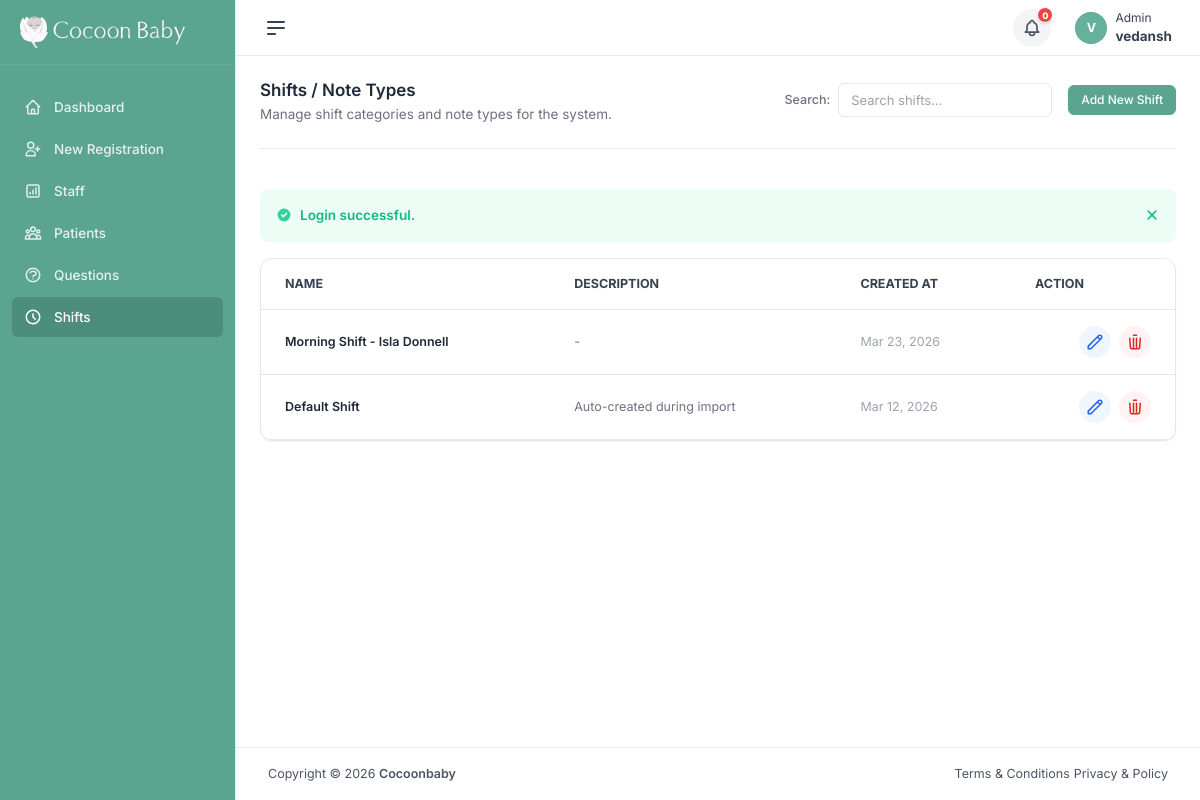
/shifts.php (signed in), run on the app's committed database.
### tables this page shows
CREATE TABLE `users` (
  `id` int(11) NOT NULL AUTO_INCREMENT,
  `username` varchar(100) NOT NULL,
  `email` varchar(150) NOT NULL,
  `phone` varchar(20) DEFAULT NULL,
  `profile_url` varchar(255) DEFAULT NULL,
  `password` char(32) NOT NULL,
  `reset_token` varchar(64) DEFAULT NULL,
  `token_expiry` datetime DEFAULT NULL,
  `role` enum('admin','staff','patient') DEFAULT 'patient',
  `shift_id` int(11) DEFAULT NULL,
  `status` enum('active','inactive','pending') NOT NULL DEFAULT 'pending',
  `created_at` timestamp NOT NULL DEFAULT current_timestamp(),
  `updated_at` timestamp NULL DEFAULT NULL,
  PRIMARY KEY (`id`),
  UNIQUE KEY `email` (`email`),
  KEY `fk_user_shift` (`shift_id`),
  CONSTRAINT `fk_user_shift` FOREIGN KEY (`shift_id`) REFERENCES `note_types` (`id`) ON DELETE SET NULL
);

CREATE TABLE `note_types` (
  `id` int(11) NOT NULL AUTO_INCREMENT,
  `name` varchar(100) NOT NULL,
  `description` text DEFAULT NULL,
  `created_at` timestamp NOT NULL DEFAULT current_timestamp(),
  PRIMARY KEY (`id`)
);

### controllers/ShiftController.php (called while the page is built, shortened)
<?php
class ShiftController {
    private $pdo;
    public function __construct($pdo) {
        $this->pdo = $pdo;
    }
    public function getAllShifts($page = 1, $perPage = 10, $search = '') {
        try {
            $offset = ($page - 1) * $perPage;
            $searchCondition = '';
            $query = "SELECT COUNT(*) FROM note_types $searchCondition";
            $stmt = $this->pdo->prepare($query);
            $stmt->execute();
            $total = $stmt->fetchColumn();
            $query = "SELECT id, name, description, created_at FROM note_types $searchCondition ORDER BY id DESC LIMIT :offset, :perPage";
            $stmt = $this->pdo->prepare($query);
            $stmt->bindValue(':offset', (int)$offset, PDO::PARAM_INT);
            $stmt->bindValue(':perPage', (int)$perPage, PDO::PARAM_INT);
            $stmt->execute();
            $shifts = $stmt->fetchAll(PDO::FETCH_ASSOC);
            return [
                'shifts' => $shifts ?: [],
                'total' => $total,
                'currentPage' => $page
            ];
        } catch (PDOException $e) {
            return ['errors' => [$e->getMessage()]];
        }
    }
}

### shifts.php (the view, shortened to what this page needs)
<?php
require_once './config/database.php';
require_once './controllers/ShiftController.php';
$controller = new ShiftController($pdo);
$page = isset($_POST['page']) && is_numeric($_POST['page']) && $_POST['page'] > 0
    ? (int)$_POST['page']
    : (isset($_GET['page']) && is_numeric($_GET['page']) && $_GET['page'] > 0
        ? (int)$_GET['page']
        : 1);
$search = isset($_POST['search']) ? trim($_POST['search']) : (isset($_GET['search']) ? trim($_GET['search']) : '');
$perPage = 10;
$result = $controller->getAllShifts($page, $perPage, $search);
if (isset($result['errors'])) {
    $_SESSION['message'] = implode(', ', $result['errors']);
    $_SESSION['message_type'] = "error";
    $shifts = [];
    $totalShifts = 0;
    $currentPage = 1;
} else {
    $shifts = $result['shifts'];
}
include './views/layouts/head.php';
include './views/layouts/alert.php';
?>
<div id="root">
    <div class="app-layout-modern flex flex-auto flex-col">
        <div class="flex flex-auto min-w-0">
            <?php include './views/layouts/sidebar.php'; ?>
            <div class="flex flex-col flex-auto min-h-screen min-w-0 relative w-full bg-white border-l border-gray-200">
                <?php include './views/layouts/header.php'; ?>
                <div class="h-full flex flex-auto flex-col justify-between">
                    <main class="h-full">
                        <div class="page-container relative h-full flex flex-auto flex-col px-4 sm:px-6 md:px-8 py-4 sm:py-6">
                            <div class="container mx-auto">
                                <div class="mb-10 flex flex-col sm:flex-row justify-between items-start sm:items-center gap-6 border-b pb-6">
                                    <div>
                                        <h3 class="text-xl font-bold text-gray-800">Shifts / Note Types</h3>
                                        <p class="text-gray-500 text-[12px]">Manage shift categories and note types for the system.</p>
                                    </div>
                                    <div class="flex items-center gap-4">
                                        <form action="shifts.php" method="GET" class="flex items-center gap-2">
                                            <span class="text-sm font-medium text-gray-500">Search:</span>
                                            <div class="relative">
                                                <input type="search" name="search" class="w-64 pl-10 pr-3 py-2 border border-gray-300 rounded-lg text-sm focus:ring-2 focus:ring-teal-500 focus:border-teal-500 outline-none transition-all" placeholder="Search shifts..." value="<?= htmlspecialchars($search, ENT_QUOTES, 'UTF-8') ?>" oninput="this.form.submit()">
                                            </div>
                                        </form>
                                        <button type="button" data-bs-toggle="modal" data-bs-target="#addShiftModal" class="btn btn-solid btn-sm">Add New Shift</button>
                                    </div>
                                </div>
                                <?= displayAlert() ?>
                                <div class="bg-white shadow-sm rounded-xl border border-gray-200 overflow-hidden">
                                    <table class="w-full text-left">
                                        <thead>
                                            <tr class="bg-gray-50/50 border-b border-gray-200">
                                                <th class="px-6 py-4 font-bold text-gray-700 uppercase tracking-wider text-[11px]">Name</th>
                                                <th class="px-6 py-4 font-bold text-gray-700 uppercase tracking-wider text-[11px]">Description</th>
                                                <th class="px-6 py-4 font-bold text-gray-700 uppercase tracking-wider text-[11px] text-left">Created At</th>
                                                <th class="px-6 py-4 font-bold text-gray-700 uppercase tracking-wider text-[11px] text-left">Action</th>
                                            </tr>
                                        </thead>
                                        <tbody>
                                            <?php if (empty($shifts)): ?>
                                                <tr><td colspan="4" class="text-center p-8 text-gray-500">No shifts found.</td></tr>
                                            <?php else: ?>
                                                <?php foreach ($shifts as $shift): ?>
                                                    <tr class="border-b border-gray-100 hover:bg-gray-50/80 transition-all duration-200 group">
                                                        <td class="px-6 py-4 font-semibold text-gray-800 whitespace-nowrap"><?= htmlspecialchars($shift['name'], ENT_QUOTES, 'UTF-8') ?></td>
                                                        <td class="px-6 py-4 text-gray-500 max-w-md truncate"><?= htmlspecialchars($shift['description'] ?: '-', ENT_QUOTES, 'UTF-8') ?></td>
                                                        <td class="px-6 py-4 text-gray-400 text-center whitespace-nowrap text-xs"><?= date('M d, Y', strtotime($shift['created_at'])) ?></td>
                                                        <td class="px-6 py-4 text-right">
                                                            <div class="flex items-center space-x-2 justify-end">
                                                                <button class="action-btn action-btn-blue"
                                                                        data-bs-toggle="modal" data-bs-target="#editShiftModal"
                                                                        data-id="<?= $shift['id'] ?>"
                                                                        data-name="<?= htmlspecialchars($shift['name'], ENT_QUOTES, 'UTF-8') ?>"
                                                                        data-description="<?= htmlspecialchars($shift['description'], ENT_QUOTES, 'UTF-8') ?>"
                                                                        aria-label="Edit Shift">
                                                                    <svg xmlns="http://www.w3.org/2000/svg" fill="none" viewBox="0 0 24 24" stroke="currentColor">
                                                                        <path stroke-linecap="round" stroke-linejoin="round" stroke-width="2" d="M15.232 5.232l3.536 3.536m-2.036-5.036a2.5 2.5 0 113.536 3.536L6.5 21.036H3v-3.572L16.732 3.732z" />
                                                                    </svg>
                                                                </button>
                                                                <button class="action-btn action-btn-red"
                                                                        data-bs-toggle="modal" data-bs-target="#deleteShiftModal"
                                                                        data-id="<?= $shift['id'] ?>"
                                                                        data-name="<?= htmlspecialchars($shift['name'], ENT_QUOTES, 'UTF-8') ?>"
                                                                        aria-label="Delete Shift">
                                                                    <svg xmlns="http://www.w3.org/2000/svg" fill="none" viewBox="0 0 24 24" stroke="currentColor">
                                                                        <path stroke-linecap="round" stroke-linejoin="round" stroke-width="2" d="M19 7l-.867 12.142A2 2 0 0116.138 21H7.862a2 2 0 01-1.995-1.858L5 7m5-4h4m-4 4v12m4-12v12" />
                                                                    </svg>
                                                                </button>
                                                            </div>
                                                        </td>
                                                    </tr>
                                                <?php endforeach; ?>
                                            <?php endif; ?>
                                        </tbody>
                                    </table>
                                </div>
                            </div>
                        </div>
                    </main>
<?php include './views/layouts/footer.php'; ?>

### views/layouts/header.php (shortened to what this page needs)
<?php
try {
    require_once './config/database.php';
    $user = null;
    if (isset($_SESSION['user']) && is_array($_SESSION['user']) && isset($_SESSION['user']['id']) && is_numeric($_SESSION['user']['id']) && $_SESSION['user']['id'] > 0) {
        $stmt = $pdo->prepare("SELECT username, email, profile_url, role FROM users WHERE id = :id");
        $stmt->execute(['id' => $_SESSION['user']['id']]);
        $userData = $stmt->fetch(PDO::FETCH_ASSOC);
        if ($userData) {
            $user = [
                'username' => $userData['username'],
                'email' => $userData['email'],
                'profile_url' => $userData['profile_url'] ?: 'public/img/avatars/default.jpg',
                'role' => $userData['role'] ?: 'user',
                'logout_url' => './auth/logout.php'
            ];
        }
    }
} catch (PDOException $e) {
    error_log("Database error: " . $e->getMessage());
    $user = null;
}
?>
<?php
if (!function_exists('renderAvatar')) {
    function renderAvatar($url, $name, $sizeClass = 'w-[32px]', $textSizeClass = 'text-sm') {
        $initial = !empty($name) ? strtoupper(substr($name, 0, 1)) : '?';
        $sizeStyle = "";
        if (preg_match('/w-\[(\d+px)\]/', $sizeClass, $matches)) {
            $size = $matches[1];
            $sizeStyle = "width: $size; height: $size; line-height: $size;";
        }
        $onError = "this.style.display='none'; if(this.nextElementSibling) this.nextElementSibling.style.display='flex';";
        $html = '<span class="avatar avatar-circle ' . $sizeClass . '" style="min-width: unset; flex-shrink: 0; display: inline-flex; align-items: center; justify-content: center; ' . $sizeStyle . '">';
        if (!empty($url)) {
            $html .= '<img class="avatar-img avatar-circle" src="' . htmlspecialchars($url, ENT_QUOTES, 'UTF-8') . '" loading="lazy" alt="Avatar" onerror="' . $onError . '" style="width: 100%; height: 100%; object-fit: cover; border-radius: 50%;">';
            $html .= '<div class="avatar-letter ' . $textSizeClass . '" style="display:none; width: 100%; height: 100%;">' . htmlspecialchars($initial) . '</div>';
        } else {
            $html .= '<div class="avatar-letter ' . $textSizeClass . '" style="width: 100%; height: 100%;">' . htmlspecialchars($initial) . '</div>';
        }
        $html .= '</span>';
        return $html;
    }
}
?>
    <div id="main-content" class="content-hidden">
        <header class="header border-b border-gray-200 dark:border-gray-700">
    <div class="header-wrapper h-16">
        <div class="header-action header-action-start">
            <div id="side-nav-toggle" class="side-nav-toggle header-action-item header-action-item-hoverable">
                <div class="text-2xl">
                    <svg class="side-nav-toggle-icon-expand" stroke="currentColor" fill="none" stroke-width="0"
                        viewBox="0 0 24 24" height="1em" width="1em" xmlns="http://www.w3.org/2000/svg">
                        <path stroke-linecap="round" stroke-linejoin="round" stroke-width="2"
                            d="M4 6h16M4 12h16M4 18h7"></path>
                    </svg>
                </div>
            </div>
        </div>
        <div class="header-action header-action-end">
            <?php if ($user && strtolower($user['role']) !== 'patient'): ?>
                <div class="dropdown mr-3">
                    <button class="dropdown-toggle relative flex items-center justify-center rounded-full bg-gray-100 hover:bg-gray-200 transition-all duration-200 border-none p-0 flex-shrink-0" id="notification-dropdown-toggle" data-bs-toggle="dropdown" aria-expanded="false" style="width: 38px !important; height: 38px !important; min-width: 38px !important; min-height: 38px !important; max-width: 38px !important; max-height: 38px !important; aspect-ratio: 1/1 !important;">
                        <span id="notification-badge" style="display:none;">0</span>
                    </button>
                </div>
            <?php endif; ?>
            <?php if ($user):  ?>
                <div class="dropdown">
                    <div class="dropdown-toggle" id="user-dropdown" data-bs-toggle="dropdown">
                        <div class="header-action-item flex items-center gap-2">
                            <?php echo renderAvatar($user['profile_url'], $user['username'], 'w-[32px]'); ?>
                            <div class="hidden md:block">
                                <div class="text-xs capitalize"><?php echo htmlspecialchars($user['role'], ENT_QUOTES, 'UTF-8'); ?></div>
                                <div class="font-bold"><?php echo htmlspecialchars($user['username'], ENT_QUOTES, 'UTF-8'); ?></div>
                            </div>
                        </div>
                    </div>
                </div>
            <?php endif; ?>
        </div>
    </div>
</header>
    </div>

### data on the page
users: username "V", role "Admin", username "vedansh"
note_types: name "Morning Shift - Isla Donnell", description "-", created_at "Mar 23, 2026"
note_types: name "Default Shift", description "Auto-created during import", created_at "Mar 12, 2026"

### other printed values
$message "Login successful."
